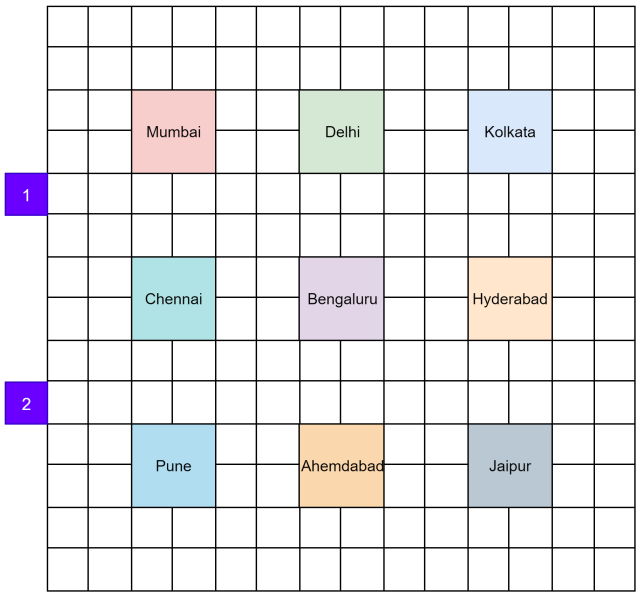
#> input picture assets/map2.png, 640 x 597 px, found by its file name
$ python oldmain.py
#> lines starting #> are read from the running program, lines starting #| are printed output that depends on the picture; after the words box and inside, x2 and y2 are one past the last pixel; in counts of white or black regions, pixels touching at a corner belong together; pictures that were not available may be replaced by others from this repository, and a replacement may not be noted
import socket
import cv2
import numpy as np
import time

all_cells = [10, 11, 12, 13, 14, 15, 16, 17, 18, 19, 20, 21, 22, 23, 24, 25, 26, 27, 28, 29, 30, 31, 32, 33, 34, 35,
             36, 37, 38, 39, 40, 41, 51, 52, 53, 54, 55, 56, 57, 58, 59, 60, 61, 62, 63, 64, 65, 66, 67, 68, 69, 71,
             72, 73, 74, 75, 76, 77, 78]

all_centers = []


# finding equation and angle for any line using 2 coordinates

# [68 lines left out: functions find_line_equation, find_line_angle, draw_map, position_equality, angle_equality, angle_equality_2 and 1 more, not called in this run]


# the "bot" class

class bot:
    position = []
    angle: int = 0
    destination = []
    journey = [58, 9, 6, 55, 58]
    path_equations = [[]]
    next_target = 2
    next_target_angle = 0
    rms = 0
    lms = 0
    ip = "192.168.15.249"
    speed = 250
    turn_speed = 225

    # [4 lines left out: function send_command, not called in this run]

    def stop(self):
        arr = ['z', 0, 0]
        self.send_command(arr)

    # [24 lines left out: functions go, turn, not called in this run]

    def find_bot(self, video_frame):
        hsv = cv2.cvtColor(video_frame, cv2.COLOR_BGR2HSV)

        lower_red = np.array([0, 150, 150])
        upper_red = np.array([10, 255, 230])

        mask = cv2.inRange(hsv, lower_red, upper_red)
        res = cv2.bitwise_and(video_frame, video_frame, mask=mask)
        # grayscale
        gray = cv2.cvtColor(res, cv2.COLOR_BGR2GRAY)
        # make thresh
        thresh = cv2.adaptiveThreshold(gray, 225, 1, 1, 19, 2)
        # find all contours
        contours, _ = cv2.findContours(thresh, cv2.RETR_TREE, cv2.CHAIN_APPROX_SIMPLE)
        contours = sorted(contours, key=lambda i: cv2.contourArea(i), reverse=True)
        areas = []
        for i in contours:
            areas.append(cv2.contourArea(i))
        marker_locations = []
        for i in [contours[1], contours[2]]:
            (x, y), (_, _), angle = cv2.minAreaRect(i)
            marker_locations.append([x, y, angle])

        x = (marker_locations[0][0] + marker_locations[1][0]) / 2
        y = (marker_locations[0][1] + marker_locations[1][1]) / 2
        angle = find_line_angle(marker_locations[1], marker_locations[0])

        cv2.drawContours(video_frame, contours, 1, (0, 0, 255), 3)
        cv2.drawContours(video_frame, contours, 2, (0, 0, 255), 3)
        text_to_show = str(int(x)) + ', ' + str(int(y)) + ', ' + str(int(angle))
        cv2.putText(video_frame, text_to_show, (int(x), int(y)), cv2.FONT_HERSHEY_SIMPLEX, 1, (255, 0, 0), 2)
        self.position = [int(x), int(y)]
        self.angle = int(angle)

        return self.position, self.angle

    # [51 lines left out: functions find_next_target, find_next_angle, find_path, align, not called in this run]


if __name__ == '__main__':

    safety_frame = [[[]]]

    image = cv2.imread("map2.png")
#> image is the input picture: shape (597, 640, 3); mean B, G, R 233.2, 231.2, 231.6

    # convert to pure B/W
    gray = cv2.cvtColor(image, cv2.COLOR_BGR2GRAY)
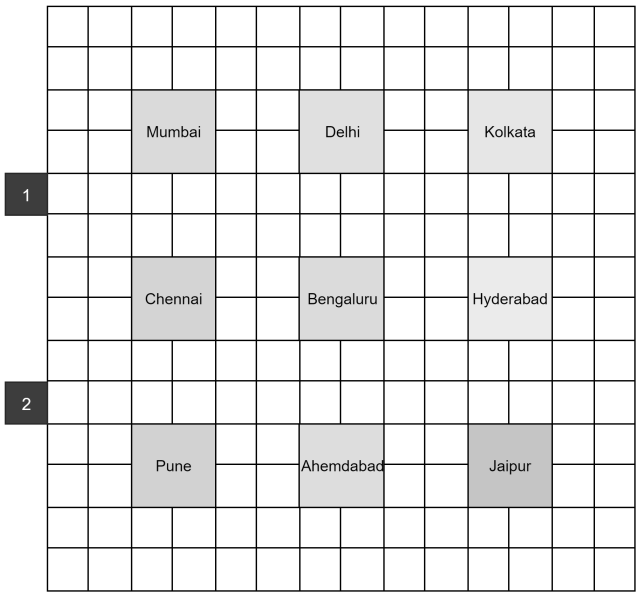
#> gray: shape (597, 640); min 0, max 255, mean 231.6
    # make thresh
    thresh = cv2.adaptiveThreshold(gray, 225, 1, 1, 19, 2)
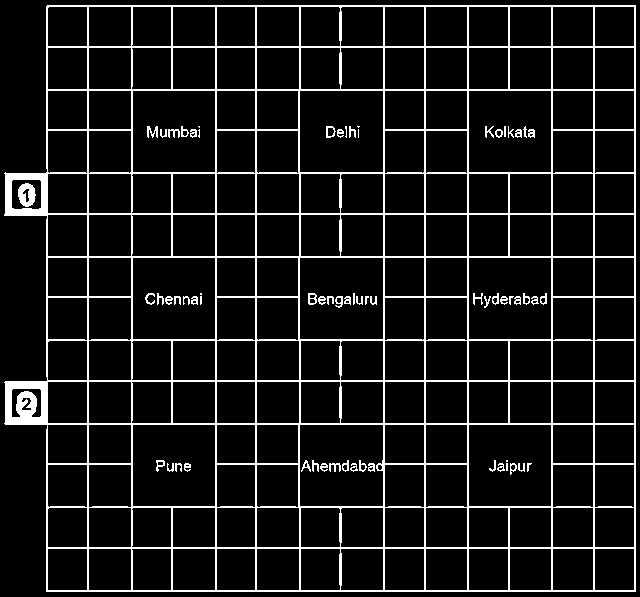
#> thresh: shape (597, 640); values 0 (black) and 225 (white), 9.6% white in thin lines or dots
    # find all contours
    contours, _ = cv2.findContours(thresh, cv2.RETR_TREE, cv2.CHAIN_APPROX_SIMPLE)
#> contours = 278 contours, 51 with area under 20; largest, box (x1, y1, x2, y2) and area: (4, 5, 636, 592) 348630, (299, 257, 384, 340) 6886, (299, 90, 384, 173) 6886, (299, 424, 384, 507) 6838, (468, 424, 552, 507) 6804

    for i in all_cells:
        M = cv2.moments(contours[i])
        Cx = int(M["m10"] / M["m00"])
        Cy = int(M["m01"] / M["m00"])
        all_centers.append([Cx, Cy])
#> this loop made 59 passes
#> (Cx, Cy) on passes 1 to 12: (235, 569), (193, 569), (151, 568), (109, 569), (67, 569), (614, 527), (572, 527), (530, 527), (488, 527), (446, 527), (404, 527), (361, 527)
#> after the loop, all_centers = 59 pairs, first value 67 to 614, second value 443 to 569

    bot_red = bot()

    vid0 = cv2.VideoCapture("http://192.168.15.248:8080/video")

    while True:

        t0 = t1 = t2 = t3 = t4 = time.time()

        ret, frame = vid0.read()
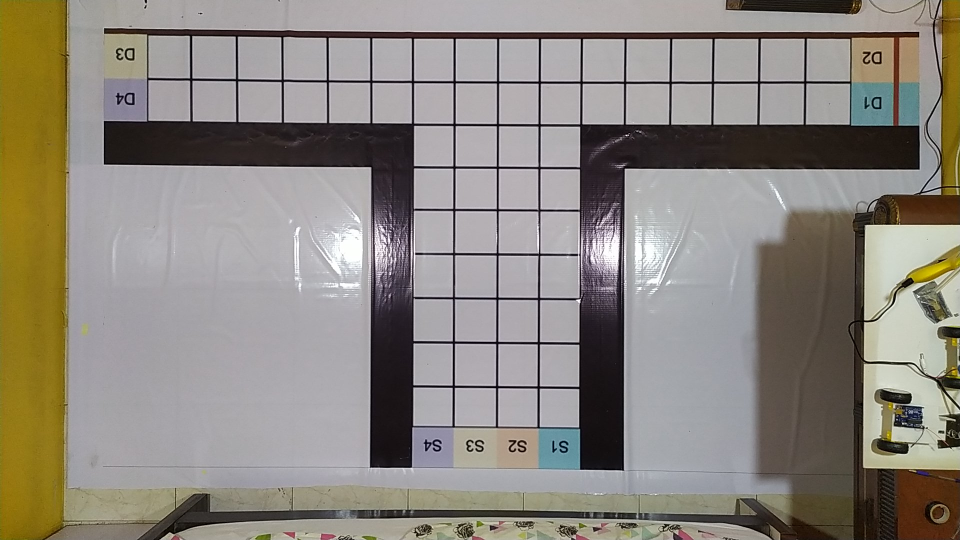
#> input picture assets/photo (1).jpg, 1920 x 1080 px, given in place of video, which was not available (shown at 1/2 size)
#> frame is the input picture: shape (1080, 1920, 3); mean B, G, R 126.5, 134.9, 140.5

        try:
            frame = frame[30:940, 100:1900]
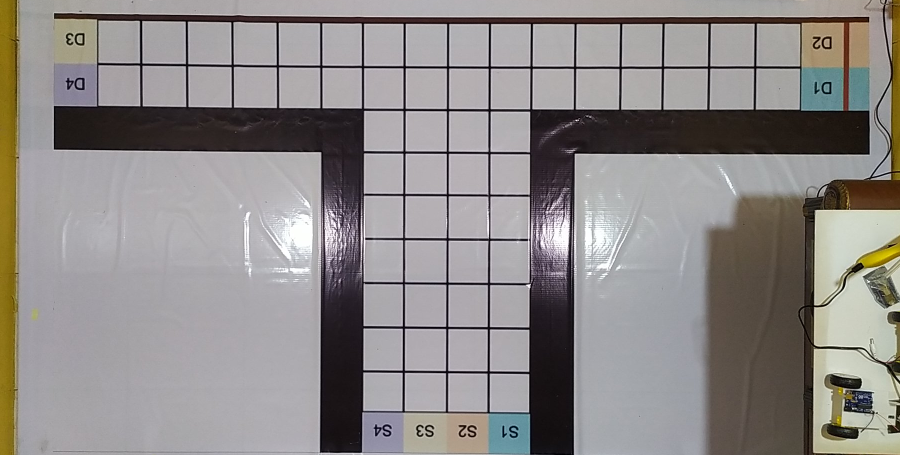
#> frame: shape (910, 1800, 3) (shown at 1/2 size); mean B, G, R 136.8, 138.2, 142.2
            frame = cv2.resize(frame, (866, 422))
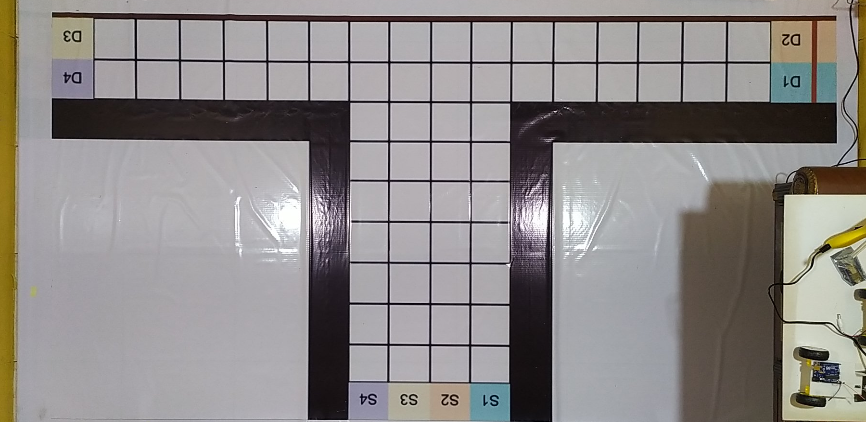
#> frame: shape (422, 866, 3); mean B, G, R 136.7, 138.1, 142.1
            frame = cv2.flip(frame, -1)
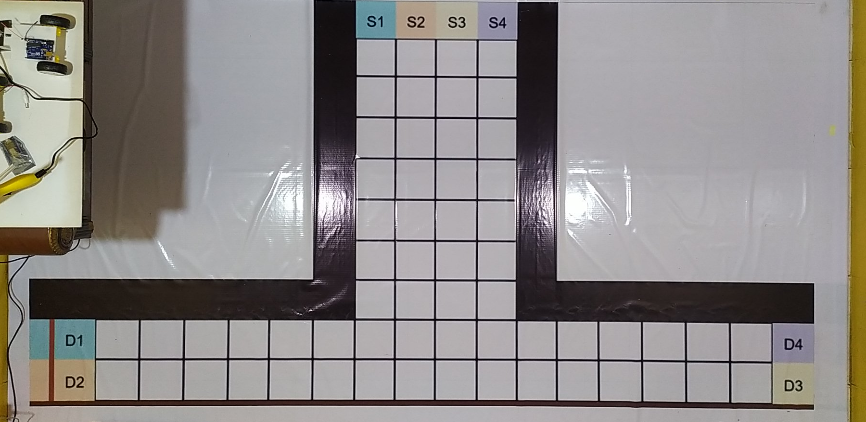
#> frame: shape (422, 866, 3); mean B, G, R 136.7, 138.1, 142.1

            t1 = time.time()

            bot_red.find_bot(frame)
#> in find_bot, `hsv = cv2.cvtColor(video_frame, cv2.COLOR_BGR2HSV)`: hsv: shape (422, 866, 3); mean H, S, V 103.9, 31.1, 144.4
#> in find_bot, `mask = cv2.inRange(hsv, lower_red, upper_red)`: mask: shape (422, 866); every value is 0
#> in find_bot, `res = cv2.bitwise_and(video_frame, video_frame, mask=mask)`: res: shape (422, 866, 3); every value is 0
#> in find_bot, `contours, _ = cv2.findContours(thresh, cv2.RETR_TREE, cv2.CHAIN_APPROX..`: contours = []

            t2 = time.time()

            draw_map(frame)
            bot_red.find_path(frame)

            t3 = time.time()

            k = bot_red.align()

            if k:
                bot_red.go()

            if ret:
                safety_frame = frame

            cv2.imshow('Frame', frame)
            cv2.waitKey(1)

#> (the run stopped early here; a loop or call above may not have finished)
